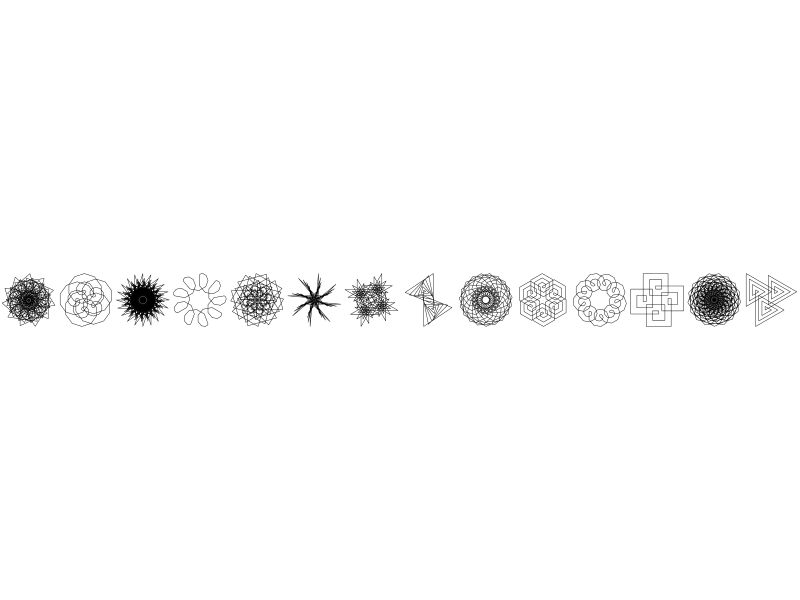
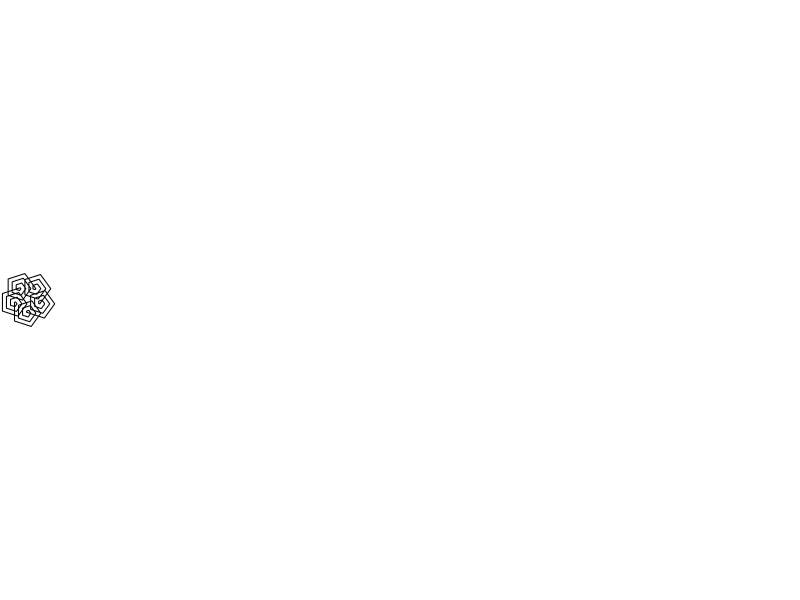

Write R code to recreate these figures, in order.
## ---- chunk 1
drawit = function(L=16,dD=-pi/2,D=-pi/2,n=1000){
    x = c(0)
    y = c(0)
    l = L
    for(i in 1:n){
        x0 = x[i]
        y0 = y[i]
        x2 = x[i]+l*cos(D)
        y2 = y[i]+l*sin(D)
        l = (l-2)%%L+1
        D = D+dD
        x = c(x,x2)
        y = c(y,y2)
    }
    xmin = min(x)
    xmax = max(x)
    xmid = mean(c(xmin,xmax))
    ymin = min(y)
    ymax = max(y)
    ymid = mean(c(ymin,ymax))
    r = max(c(xmax-xmid,ymax-ymid))
    xlo = xmid-r
    xhi = xmid+r
    ylo = ymid-r
    yhi = ymid+r
    plot(0,0,"n",axes=F,ann=F,xlim=c(xlo,xhi),ylim=c(ylo,yhi))
    lines(x,y,lwd=0.4)
}

set.seed(123)

par(mfrow=c(1,14),mar=c(0,0,0,0),pty="s",oma=c(0,0,0,0))
Ls = sample(6:30,14,T)
denoms = sample(3:19,14,T)
nums = numeric()
for(i in 1:length(denoms)){
    nums = c(nums,sample(1:(denoms[i]-1),1))
}
dDs = pi*nums/denoms

Ls[12] = 9
dDs[12] = -pi/2

Ls[10] = 19
dDs[10] = -pi/3

Ls[6] = 9
dDs[6] = 175/180*pi

for(i in 1:length(denoms)){
    drawit(L=Ls[i],dD=dDs[i])
}


## ---- chunk 2
x = c(0)
y = c(0)
n = 1000
L = 16
l = L
D = -pi/2
dD = 2*pi/5
for(i in 1:n){
    x0 = x[i]
    y0 = y[i]
    x2 = x[i]+l*cos(D)
    y2 = y[i]+l*sin(D)
    l = (l-2)%%L+1
    D = D+dD
    x = c(x,x2)
    y = c(y,y2)
}
xmin = min(x)
xmax = max(x)
xmid = mean(c(xmin,xmax))
ymin = min(y)
ymax = max(y)
ymid = mean(c(ymin,ymax))
r = max(c(xmax-xmid,ymax-ymid))
xlo = xmid-r
xhi = xmid+r
ylo = ymid-r
yhi = ymid+r
par(mar=c(0,0,0,0),pty="s")
plot(0,0,"n",axes=F,ann=F,xlim=c(xlo,xhi),ylim=c(ylo,yhi))
lines(x,y)
